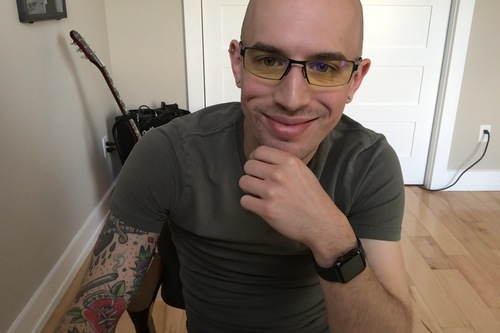
#> input picture HobbyistBundle/opencv_tutorial/images/adrian.jpg, 500 x 333 px
$ python image_sub.py --bg images/adrian.jpg --fg images/bg.jpg
#> lines starting #> are read from the running program, lines starting #| are printed output that depends on the picture; after the words box and inside, x2 and y2 are one past the last pixel; in counts of white or black regions, pixels touching at a corner belong together
# import the necessary packages
import numpy as np
import argparse
import imutils
import cv2

# construct the argument parser and parse the arguments
ap = argparse.ArgumentParser()
ap.add_argument("-b", "--bg", required=True,
help="path to background image")
ap.add_argument("-f", "--fg", required=True,
help="path to foreground image")
args = vars(ap.parse_args())

# load the background and foreground images
bg = cv2.imread(args["bg"])
#> bg is the input picture: shape (333, 500, 3); mean B, G, R 106.5, 117.5, 130.6
fg = cv2.imread(args["fg"])
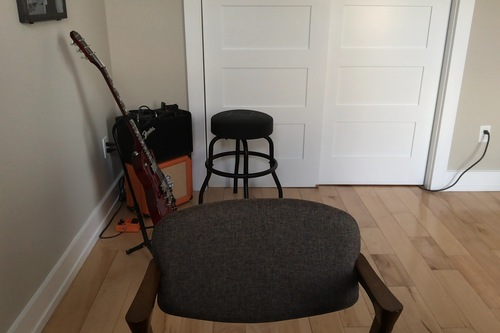
#> input picture HobbyistBundle/opencv_tutorial/images/bg.jpg, 500 x 333 px
#> fg is the input picture: shape (333, 500, 3); mean B, G, R 107.8, 118.2, 127.7

# convert the background and foreground images to grayscale
bgGray = cv2.cvtColor(bg, cv2.COLOR_BGR2GRAY)
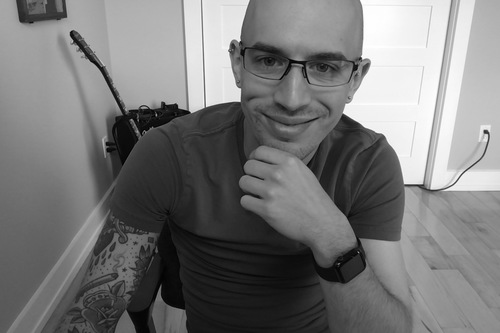
#> bgGray: shape (333, 500); min 0, max 255, mean 120.2
fgGray = cv2.cvtColor(fg, cv2.COLOR_BGR2GRAY)

# perform background subtraction by subtracting the foreground from
# the background and then taking the absolute value
sub = bgGray.astype("int32") - fgGray.astype("int32")
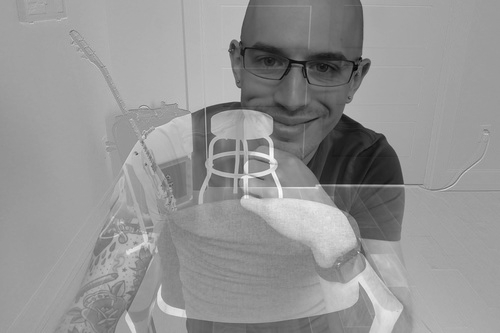
#> sub: shape (333, 500) int32; min -204, max 146, mean 0.3; drawn with min black and max white
sub = np.absolute(sub).astype("uint8")
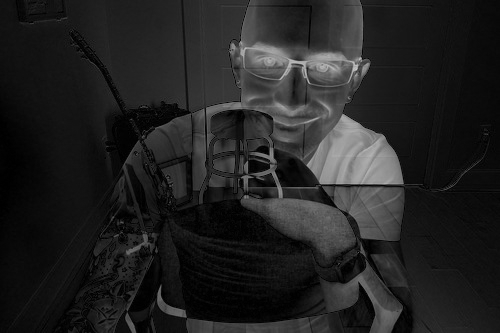
#> sub: shape (333, 500); min 0, max 204, mean 33.9

# threshold the image to find regions of the subtracted image with
# larger pixel differences
thresh = cv2.threshold(sub, 0, 255,
cv2.THRESH_BINARY | cv2.THRESH_OTSU)[1]
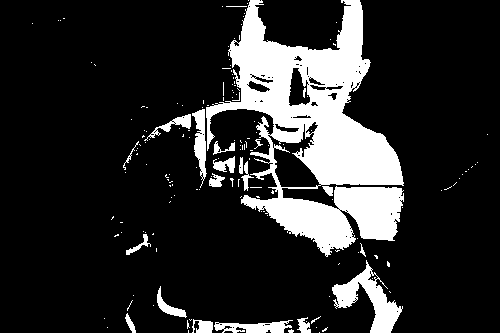
#> thresh: shape (333, 500); 16.8% white; 162 white regions (141 under 20 px), largest, box (x1, y1, x2, y2) and area: (206, 0, 404, 257) 22459, (332, 260, 403, 333) 1835, (214, 320, 293, 333) 623

# perform a series of erosions and dilations to remove noise
thresh = cv2.erode(thresh, None, iterations=1)
#> thresh: shape (333, 500); 13.2% white; 36 white regions (16 under 20 px), largest, box (x1, y1, x2, y2) and area: (207, 0, 402, 184) 13482, (242, 165, 354, 254) 2841, (335, 188, 401, 240) 2439
thresh = cv2.dilate(thresh, None, iterations=1)
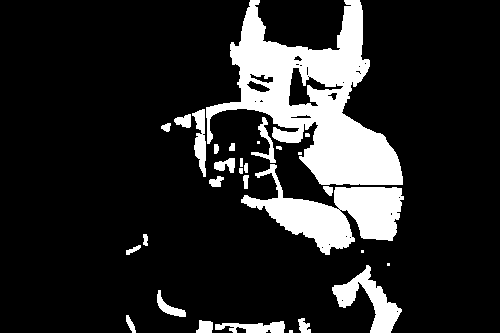
#> thresh: shape (333, 500); 15.8% white; 30 white regions (6 under 20 px)

# find contours in the thresholded difference map and then initialize
# our bounding box regions that contains the *entire* region of motion
cnts = cv2.findContours(thresh.copy(), cv2.RETR_EXTERNAL,
cv2.CHAIN_APPROX_SIMPLE)
#> cnts = 30 contours, 9 with area under 20; largest, box (x1, y1, x2, y2) and area: (206, 0, 403, 185) 15912, (241, 164, 404, 255) 5811, (332, 265, 402, 333) 1596, (192, 109, 206, 177) 480, (215, 321, 285, 333) 448
cnts = imutils.grab_contours(cnts)
(minX, minY) = (np.inf, np.inf)
(maxX, maxY) = (-np.inf, -np.inf)

# loop over the contours
for c in cnts:
	# compute the bounding box of the contour
	(x, y, w, h) = cv2.boundingRect(c)

	# reduce noise by enforcing requirements on the bounding box size
	if w > 20 and h > 20:
		# update our bookkeeping variables
		minX = min(minX, x)
		minY = min(minY, y)
		maxX = max(maxX, x + w - 1)
		maxY = max(maxY, y + h - 1)
#> this loop made 30 passes
#> (x, y, w, h, minY, maxX, maxY) on passes 6, 7, 16, 27, 30: (157, 290, 29, 27, 290, 185, 316), (332, 265, 70, 68, 265, 401, 332), (241, 164, 163, 91, 164, 403, 332), (251, 117, 25, 46, 117, 403, 332), (206, 0, 197, 185, 0, 403, 332)
#> (x, y, w, h) on passes 2, 3, 4, 5, 10, 11: (215, 321, 70, 12), (196, 320, 17, 13), (298, 318, 13, 15), (126, 315, 10, 18), (126, 245, 15, 10), (143, 234, 5, 12)

# draw a rectangle surrounding the region of motion
cv2.rectangle(fg, (minX, minY), (maxX, maxY), (0, 255, 0), 2)
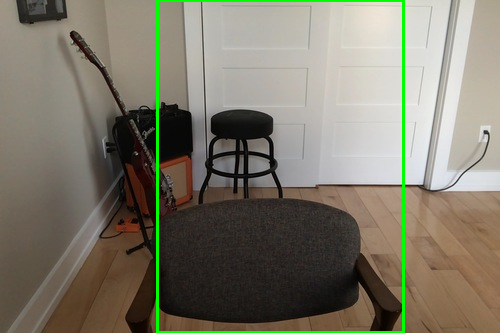
#> fg: shape (333, 500, 3); 1.78% of pixels changed, all inside (x1, y1, x2, y2) = (156, 0, 405, 333)

# show the output image
cv2.imshow("Output", fg)
cv2.waitKey(0)
